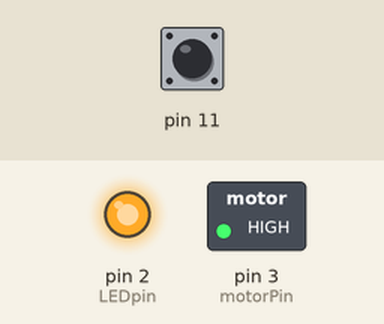
This sketch was run on a simulated Arduino Uno, built with avr-gcc and run on an emulated ATmega328P. On the bench: switched loads named in the sketch (green lamp = pin HIGH), output pins drawn as LEDs (lit = HIGH). The inputs (shaded band) are chosen by the test bench; at power-on: pin 11 HIGH.

Above: at 1.2 s.
1.3 s: pin 11 pulled LOW for 3.2 s
At 3.6 s:
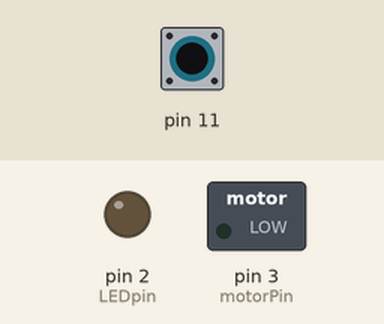
Timing chart, 0 to 7.9 s (numbered marks = the images above; inputs shaded):
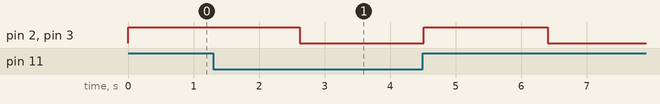

The sketch:

cap_touch_nano.ino
```cpp
#include <CapacitiveSensor.h>
#include "Statistic.h"

Statistic data;
CapacitiveSensor cs_4_2 = CapacitiveSensor(12, 11);  // 10 megohm resistor between pins 4 & 2, pin 2 is sensor pin, add wire, foil
const int LEDpin = 2;
int motorPin = 3; //motor transistor is connected to pin 3
int motorPin2 = 2; //motor transistor is connected to pin 3

// int speed = 127; // speed of the motor (0-255):
float lastDev = 0;        // previous standard deviation

void setup(void) {
  data.clear();  // explicitly start clean

  pinMode(LEDpin, OUTPUT);
  digitalWrite(LEDpin, LOW);

  // set all the other pins you're using as outputs:
  pinMode(motorPin, OUTPUT);
  pinMode(motorPin2, OUTPUT);

  // set capacitive sensor timing
  cs_4_2.set_CS_AutocaL_Millis(0xFFFFFFFF);  // turn off autocalibrate on channel 1 -
}

void loop(void) {
  long start = millis();
  long total = cs_4_2.capacitiveSensor(30);
  data.add(total);

  float currentDev = data.pop_stdev();
  Serial.println(currentDev);

  if (currentDev >= lastDev) { // if touched, run motor
    digitalWrite(motorPin, HIGH); //vibrate
    digitalWrite(motorPin2, HIGH); //vibrate
    // Serial.println("on");
    digitalWrite(LEDpin, HIGH);
  } else { // else turn motor off
    // Serial.println("off");
    digitalWrite(motorPin, LOW);  //stop vibrating
    digitalWrite(motorPin2, LOW);  //stop vibrating
    digitalWrite(LEDpin, LOW);
  }

  lastDev = currentDev;
  delay(10);  // arbitrary delay to limit data to serial port
}
```
